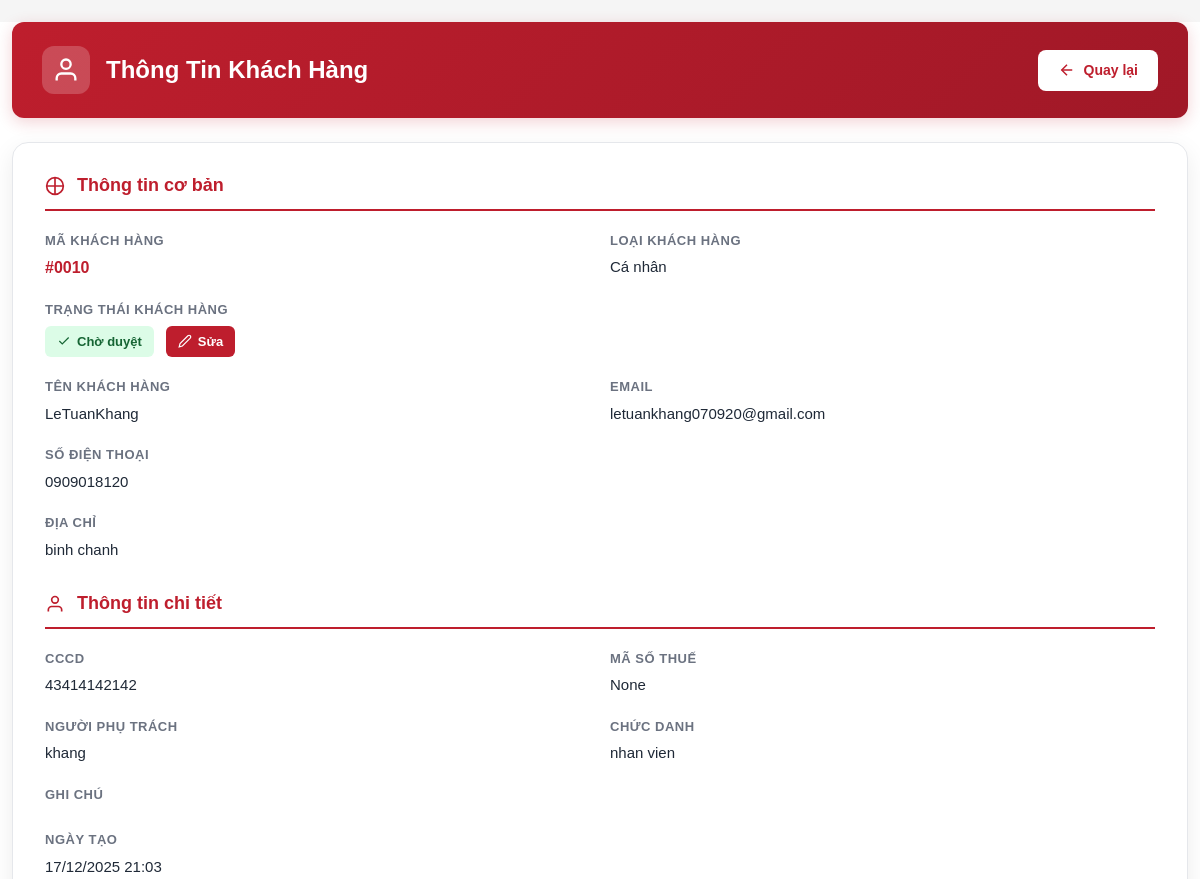
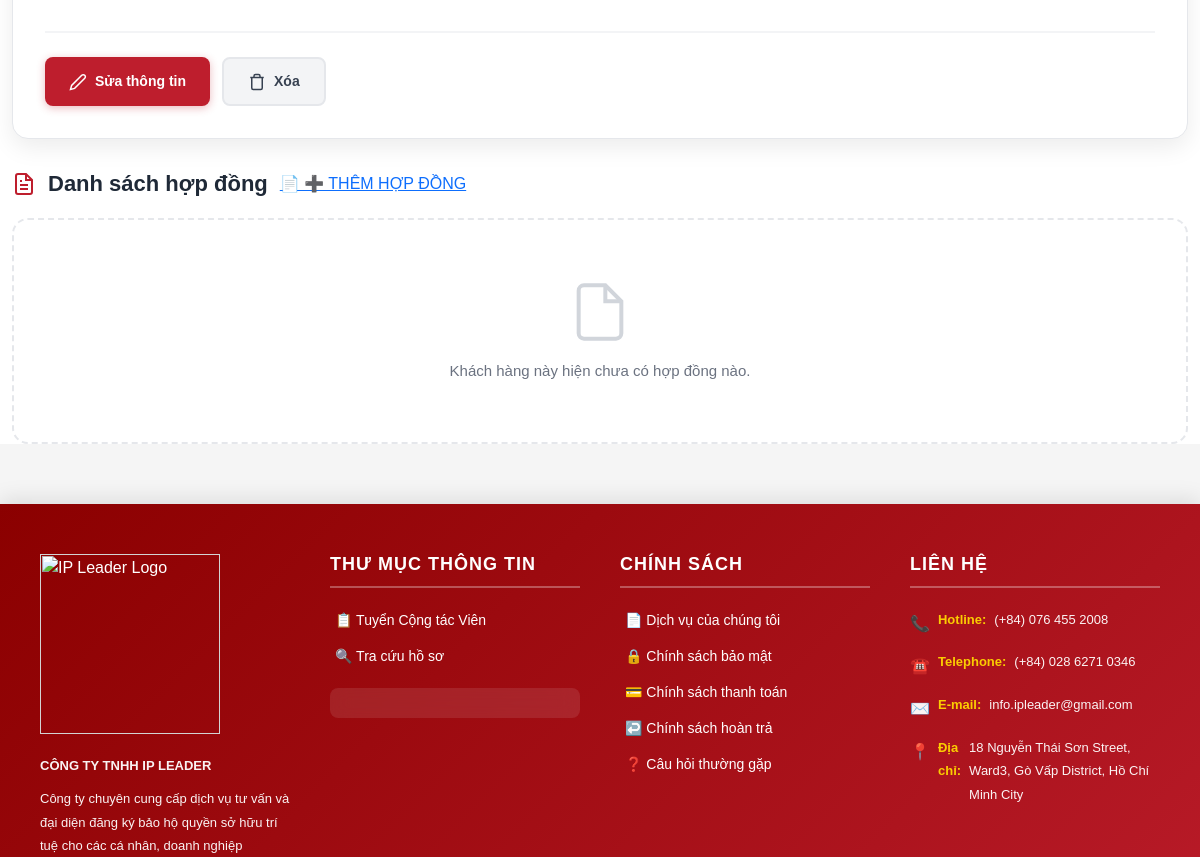
Page /customer/13/ (signed in, middle part) on the earlier database version (2 pictures, top to bottom).
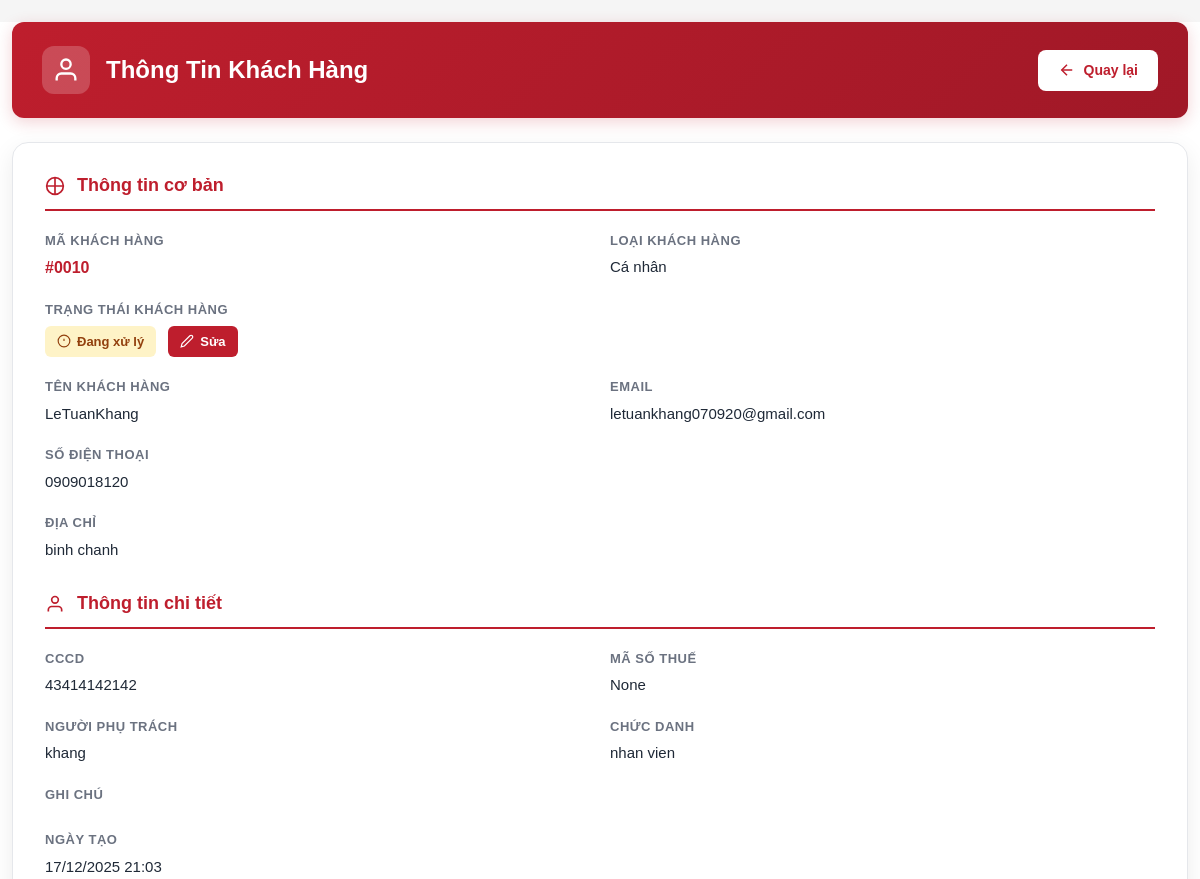
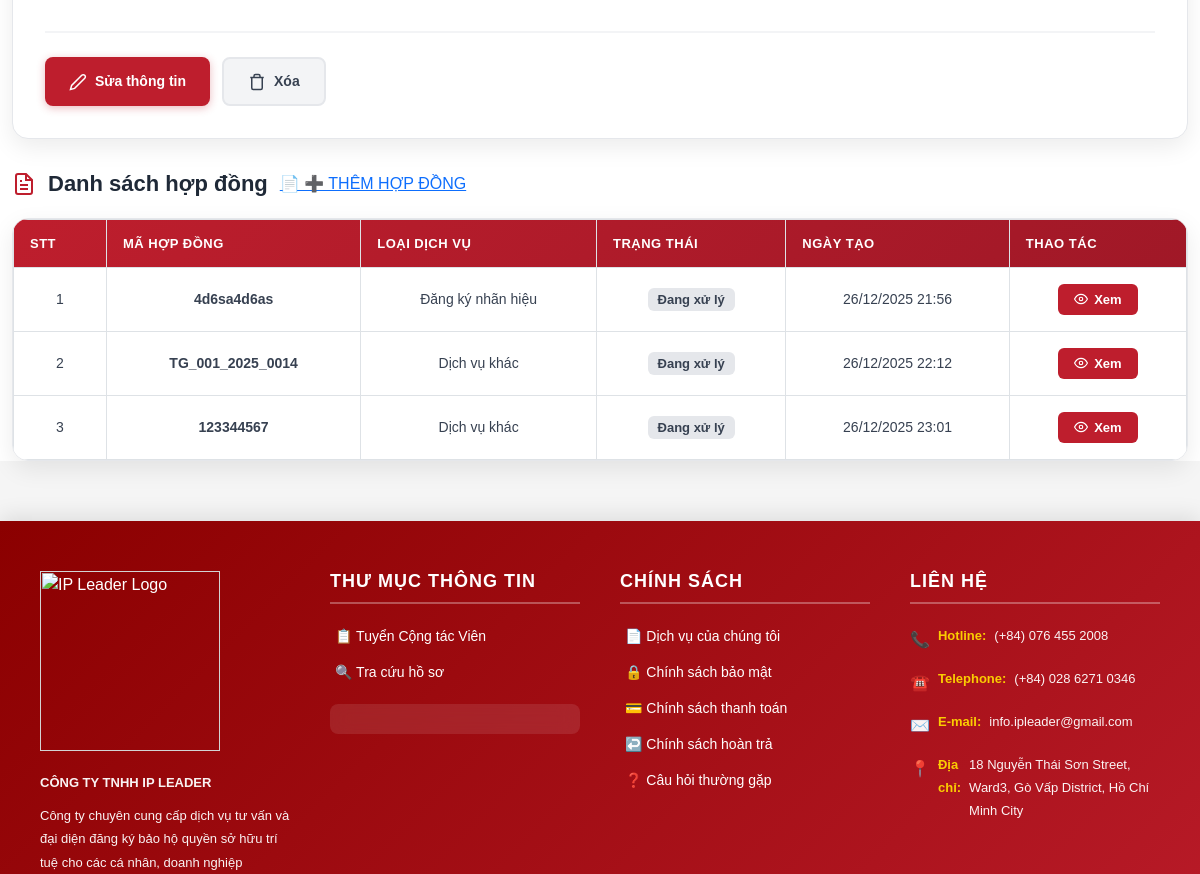
Same page on the later database version (2 pictures, top to bottom).
### ipshieldapp/models.py (models this page shows, shortened)
class Customer(models.Model):
    CUSTOMER_TYPE_CHOICES = (
        ('personal', 'Cá nhân'),
        ('company', 'Doanh nghiệp'),
    )
    CUSTOMER_STATUS_CHOICES = (
        ('approved', 'Chờ duyệt'),
        ('pending', 'Đang xử lý'),
        ('completed', 'Hoàn tất'),
    )
    customer_type = models.CharField(
        max_length=20,
        choices=CUSTOMER_TYPE_CHOICES,
        default='personal',
        verbose_name='Loại khách hàng'
    )
    status = models.CharField(
        max_length=20,
        choices=CUSTOMER_STATUS_CHOICES,
        default='approved',
        verbose_name='Trạng thái'
    )
    customer_code = models.CharField(
        max_length=50,
        unique=True,
        verbose_name='Mã khách hàng'
    )
    name = models.CharField(
        max_length=255,
        verbose_name='Tên khách hàng'
    )
    address = models.CharField(
        max_length=255,
        verbose_name='Địa chỉ'
    )
    phone = models.CharField(
        max_length=20,
        validators=[phone_validator],
        verbose_name='Số điện thoại'
    )
    email = models.EmailField(
        verbose_name='Email'
    )
    cccd = models.CharField(
        max_length=20,
        validators=[number_validator],
        blank=True,
        null=True,
        verbose_name='Số CCCD'
    )
    tax_code = models.CharField(
        max_length=20,
        validators=[number_validator],
        blank=True,
        null=True,
        verbose_name='Mã số thuế'
    )
    manager = models.CharField(
        max_length=255,
        verbose_name='Người phụ trách'
    )
    position = models.CharField(
        max_length=100,
        verbose_name='Chức danh'
    )
    note = models.TextField(
        blank=True,
        null=True,
        verbose_name='Ghi chú'
    )
    created_at = models.DateTimeField(
        auto_now_add=True,
        verbose_name='Ngày tạo'
    )
    class Meta:
        verbose_name = 'Khách hàng'
        verbose_name_plural = 'Khách hàng'

class Contract(models.Model):
    SERVICE_TYPE_CHOICES = (
        ('nhanhieu', 'Đăng ký nhãn hiệu'),
        ('banquyen', 'Bản quyền tác giả'),
        ('dkkd', 'Đăng ký kinh doanh'),
        ('dautu', 'Đăng ký đầu tư'),
        ('khac', 'Dịch vụ khác'),
    )
    CONTRACT_STATUS_CHOICES = (
        ('pending', 'Đang chờ xử lý'),
        ('processing', 'Đang xử lý'),
        ('completed', 'Hoàn thành'),
        ('paused', 'Ngưng'),
    )
    PAYMENT_TYPE_CHOICES = (
        ('full', 'Trả dứt điểm'),
        ('installment', 'Trả nhiều đợt'),
    )
    customer = models.ForeignKey(
        Customer,
        on_delete=models.CASCADE,
        related_name='contracts'
    )
    service_type = models.CharField(
        max_length=50,
        choices=SERVICE_TYPE_CHOICES
    )
    contract_no = models.CharField(max_length=50, unique=True)
    contract_value = models.DecimalField(
        max_digits=15,
        decimal_places=0,
        verbose_name='Giá trị hợp đồng'
    )
    payment_type = models.CharField(
        max_length=20,
        choices=PAYMENT_TYPE_CHOICES,
        verbose_name='Hình thức thanh toán'
    )
    prepaid_amount = models.DecimalField(
        max_digits=15,
        decimal_places=0,
        default=0,
        verbose_name='Số tiền trả trước'
    )
    status = models.CharField(
        max_length=20,
        choices=CONTRACT_STATUS_CHOICES,
        default='pending'
    )
    created_at = models.DateTimeField(auto_now_add=True)
    updated_at = models.DateTimeField(default=timezone.now)
    class Meta:
        verbose_name = 'Hợp đồng'
        verbose_name_plural = 'Hợp đồng'
        indexes = [
            models.Index(fields=['contract_no']),
            models.Index(fields=['customer', 'status']),
            models.Index(fields=['created_at']),
        ]

### ipshieldapp/views.py (the view)
# urls.py: path('customer/<int:id>/', views.customer_detail, name='customer_detail'),
def customer_detail(request, id):
    customer = get_object_or_404(Customer, id=id)
    contracts = customer.contracts.all()
    return render(request, 'customer_detail.html', {
        'customer': customer,
        'contracts': contracts
    })

### ipshieldapp/context_processors.py (called while the page is built)
def global_sliders(request):
    return {
        'sliders': Slider.objects.filter(is_active=True)
    }

### templates/customer_detail.html (shortened to what the changed rows need)
{% extends 'base.html' %}
{% load static %}
{% block body_block %}
<link href="{% static 'css/customer_details.css' %}" rel="stylesheet">
<div class="container mt-4">
    <div class="detail-header">
        <div class="header-left">
            <h2 class="mb-0">Thông Tin Khách Hàng</h2>
        </div>
    </div>
    <div class="info-card">
        <div class="card-body">
            <div class="info-section">
                <div class="info-grid">
                    <div class="info-item">
                        <span class="info-label">Mã khách hàng</span>
                        <span class="info-value highlight">{{ customer.customer_code }}</span>
                    </div>
                    <div class="info-item">
                        <span class="info-label">Loại khách hàng</span>
                        <span class="info-value">{{ customer.get_customer_type_display }}</span>
                    </div>
                    <div class="info-item full-width">
                        <div class="status-wrapper">
                            {% if customer.status == 'approved' %}
                                <span class="status-badge status-success">
                                    <svg width="14" height="14" viewBox="0 0 24 24" fill="none" stroke="currentColor" stroke-width="2">
                                        <polyline points="20 6 9 17 4 12"></polyline>
                                    </svg>
                                    {{ customer.get_status_display }}
                                </span>
                            {% elif customer.status == 'pending' %}
                                <span class="status-badge status-warning">
                                    <svg width="14" height="14" viewBox="0 0 24 24" fill="none" stroke="currentColor" stroke-width="2">
                                        <circle cx="12" cy="12" r="10"></circle>
                                        <line x1="12" y1="8" x2="12" y2="12"></line>
                                        <line x1="12" y1="16" x2="12.01" y2="16"></line>
                                    </svg>
                                    {{ customer.get_status_display }}
                                </span>
                            {% else %}
                                <span class="status-badge status-secondary">
                                    {{ customer.get_status_display }}
                                </span>
                            {% endif %}
                            <a href="{% url 'customer_change_status' customer.id %}" class="btn-edit-status">
                                <svg width="14" height="14" viewBox="0 0 24 24" fill="none" stroke="currentColor" stroke-width="2">
                                    <path d="M17 3a2.828 2.828 0 1 1 4 4L7.5 20.5 2 22l1.5-5.5L17 3z"></path>
                                </svg>
                                Sửa
                            </a>
                        </div>
                    </div>
                    <div class="info-item">
                        <span class="info-label">Tên khách hàng</span>
                        <span class="info-value">{{ customer.name }}</span>
                    </div>
                    <div class="info-item">
                        <span class="info-label">Email</span>
                        <span class="info-value">{{ customer.email }}</span>
                    </div>
                    <div class="info-item">
                        <span class="info-label">Số điện thoại</span>
                        <span class="info-value">{{ customer.phone }}</span>
                    </div>
                    <div class="info-item full-width">
                        <span class="info-label">Địa chỉ</span>
                        <span class="info-value">{{ customer.address }}</span>
                    </div>
                </div>
            </div>
            <div class="info-section">
                <div class="info-grid">
                    <div class="info-item">
                        <span class="info-label">CCCD</span>
                        <span class="info-value">{{ customer.cccd }}</span>
                    </div>
                    <div class="info-item">
                        <span class="info-label">Mã số thuế</span>
                        <span class="info-value">{{ customer.tax_code }}</span>
                    </div>
                    <div class="info-item">
                        <span class="info-label">Người phụ trách</span>
                        <span class="info-value">{{ customer.manager }}</span>
                    </div>
                    <div class="info-item">
                        <span class="info-label">Chức danh</span>
                        <span class="info-value">{{ customer.position }}</span>
                    </div>
                    <div class="info-item">
                        <span class="info-label">Ngày tạo</span>
                        <span class="info-value">{{ customer.created_at|date:"d/m/Y H:i" }}</span>
                    </div>
                </div>
            </div>
        </div>
    </div>
    <div class="contracts-section">
        <div class="contracts-header">
            <h2>Danh sách hợp đồng</h2>
        </div>
        {% if contracts %}
        <div class="contracts-card">
            <div class="table-responsive">
                <table class="contracts-table">
                    <thead>
                        <tr>
                            <th>STT</th>
                            <th>Mã hợp đồng</th>
                            <th>Loại Dịch vụ</th>
                            <th>Trạng thái</th>
                            <th>Ngày tạo</th>
                            <th>Thao tác</th>
                        </tr>
                    </thead>
                    <tbody>
                        {% for contract in contracts %}
                        <tr>
                            <td>{{ forloop.counter }}</td>
                            <td class="contract-code">{{ contract.contract_no }}</td>
                            <td>{{ contract.get_service_type_display }}</td>
                            <td>
                                <span class="contract-status">{{ contract.get_status_display }}</span>
                            </td>
                            <td>{{ contract.created_at|date:"d/m/Y H:i" }}</td>
                            <td>
                                <a href="{% url 'contract_detail' id=contract.id %}" class="btn-view">
                                    <svg width="14" height="14" viewBox="0 0 24 24" fill="none" stroke="currentColor" stroke-width="2">
                                        <path d="M1 12s4-8 11-8 11 8 11 8-4 8-11 8-11-8-11-8z"></path>
                                        <circle cx="12" cy="12" r="3"></circle>
                                    </svg>
                                    Xem
                                </a>
                            </td>
                        </tr>
                        {% endfor %}
                    </tbody>
                </table>
            </div>
        </div>
        {% else %}
        <div class="empty-state">
            <svg width="64" height="64" viewBox="0 0 24 24" fill="none" stroke="currentColor" stroke-width="1.5">
                <path d="M14 2H6a2 2 0 0 0-2 2v16a2 2 0 0 0 2 2h12a2 2 0 0 0 2-2V8z"></path>
                <polyline points="14 2 14 8 20 8"></polyline>
            </svg>
            <p>Khách hàng này hiện chưa có hợp đồng nào.</p>
        </div>
        {% endif %}
    </div>
</div>
{% endblock %}

Differences in the rows shown:
changed Customer "Cá nhân": status "Chờ duyệt" → "Đang xử lý"
added Contract: contract_no "4d6sa4d6as", service_type "Đăng ký nhãn hiệu", status "Đang xử lý", created_at "26/12/2025 21:56"
added Contract: contract_no "TG_001_2025_0014", service_type "Dịch vụ khác", status "Đang xử lý", created_at "26/12/2025 22:12"
added Contract: contract_no "123344567", service_type "Dịch vụ khác", status "Đang xử lý", created_at "26/12/2025 23:01"
Other differences:
text no longer shown: "Khách hàng này hiện chưa có hợp đồng nào."
text now shown: "STT MÃ HỢP ĐỒNG LOẠI DỊCH VỤ TRẠNG THÁI NGÀY TẠO THAO TÁC"
